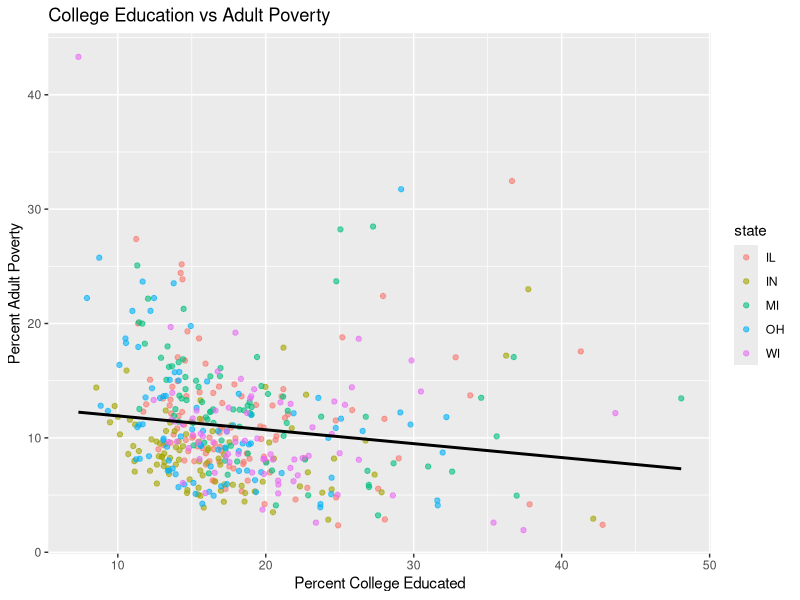
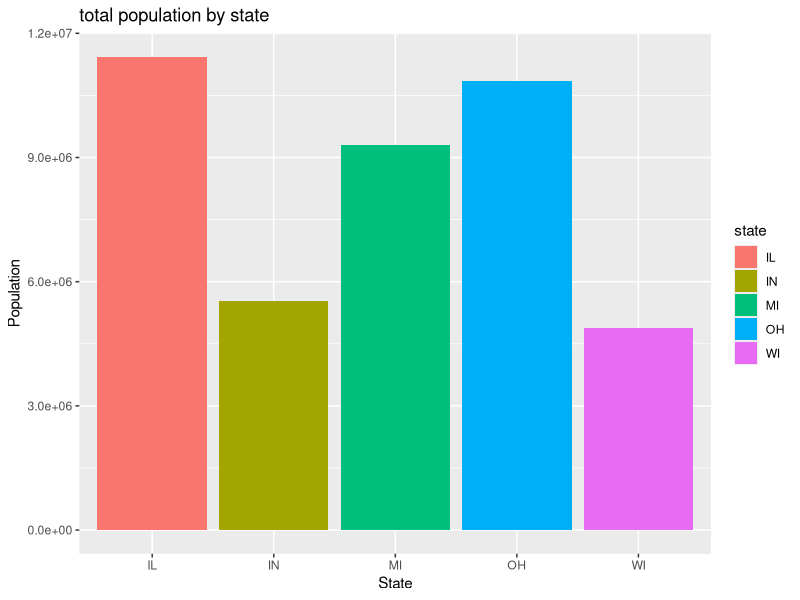
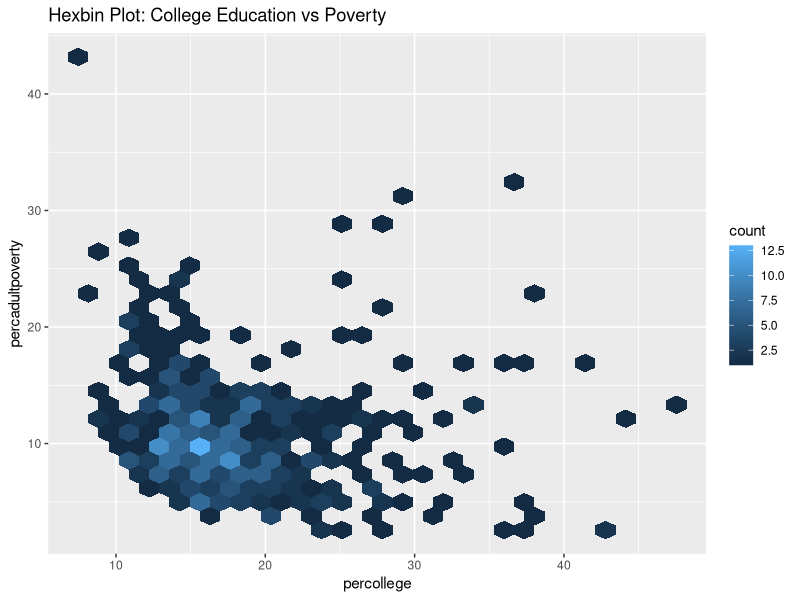
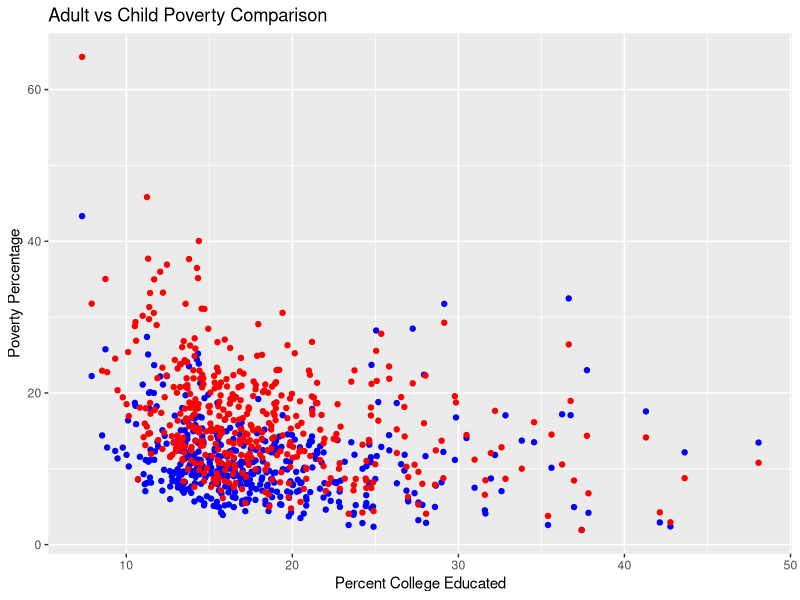
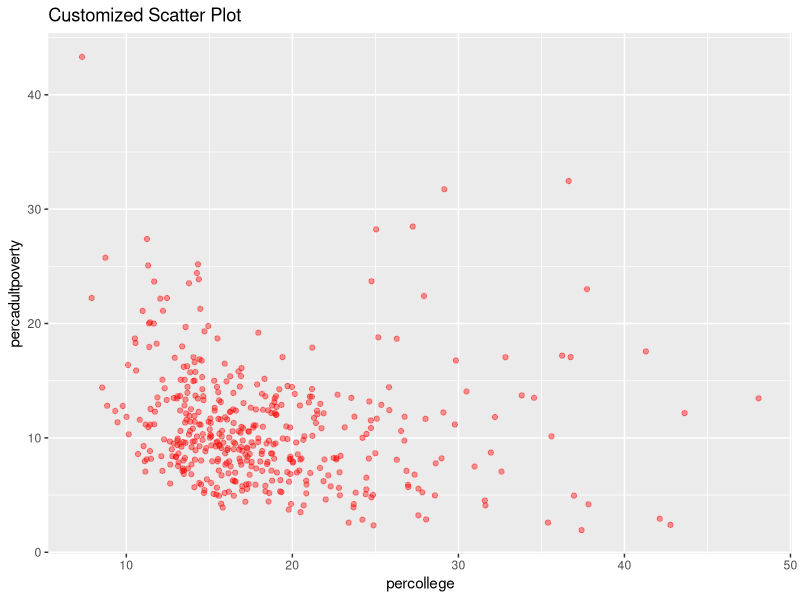

Generate these figures, in order, with R:
library(ggplot2)

#load dataset
data("midwest")

#scatter-plot with trend line
ggplot(midwest, aes(x=percollege, y=percadultpoverty, color=state))+geom_point(alpha = 0.6) + geom_smooth(method = "lm", se = FALSE, color = "black") +
  labs(title = "College Education vs Adult Poverty",x = "Percent College Educated", y = "Percent Adult Poverty")

#bar chart for population by state
ggplot(midwest, aes(x=state, y=poptotal, fill=state))+geom_bar(stat = "identity") + 
  labs(title = "total population by state",x = "State", y = "Population")

#hexagonal heat map
ggplot(midwest, aes(x = percollege, y = percadultpoverty)) +geom_hex() +
  labs(title = "Hexbin Plot: College Education vs Poverty")

#shared mapping 
ggplot(midwest, aes(x = percollege)) +
  geom_point(aes(y = percadultpoverty), color = "blue") +
  geom_point(aes(y = percchildbelowpovert), color = "red") +
  labs(title = "Adult vs Child Poverty Comparison",x = "Percent College Educated",y = "Poverty Percentage")

#with custom color
ggplot(midwest, aes(x = percollege, y = percadultpoverty)) +
  geom_point(color = "red", alpha = 0.4) +
  labs(title = "Customized Scatter Plot")
                                                                                                                                    
